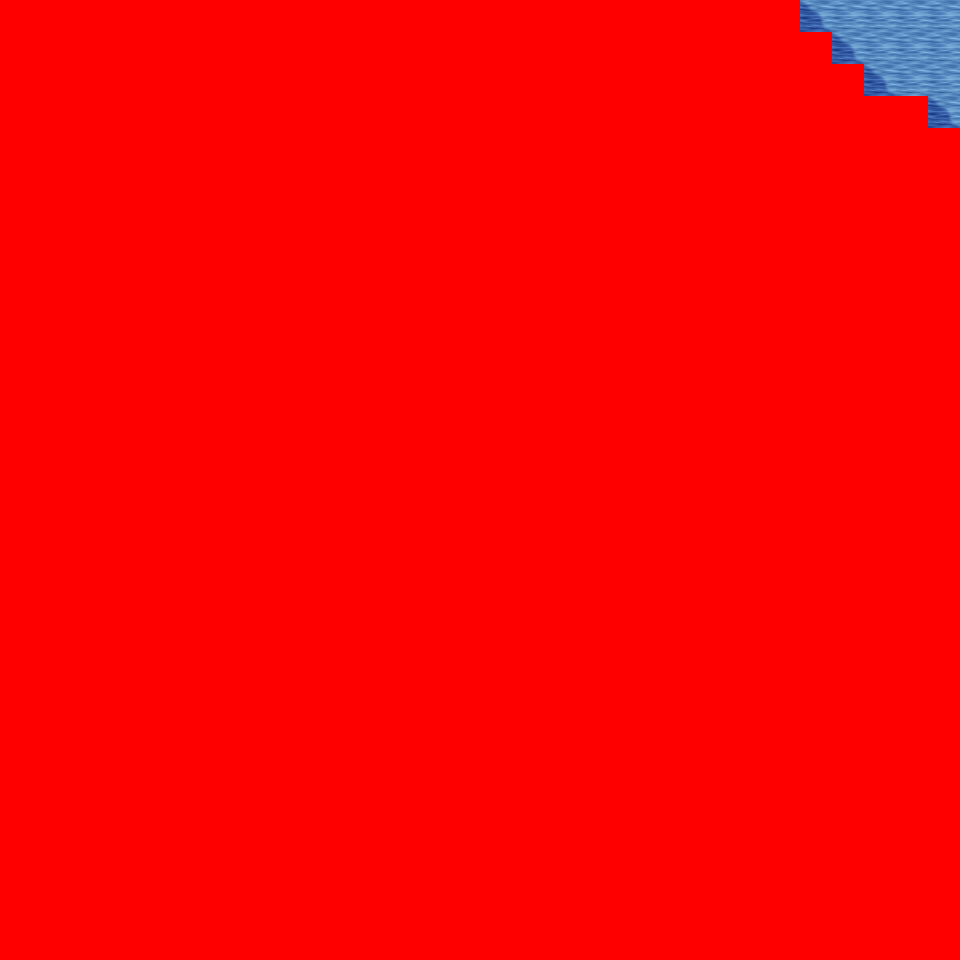

Below is a game level as drawn by its tile map, then a one-line description and the .tmx that defines it (tile-layer data replaced by summaries):
An orthogonal 30x30 tile map with 32x32 px tiles, 6 tile layers (Ground, Object, Object2, Above, ...), 37 tilesets and 2 objects (2x mapchange).

<map version="1.0" orientation="orthogonal" renderorder="right-down" width="30" height="30" tilewidth="32" tileheight="32" nextobjectid="3">
  <tileset firstgid="1" name="tileset_logic_collision" tilewidth="32" tileheight="32" tilecount="1" columns="1">
    <image source="../drawable/tileset_logic_collision.png" width="32" height="32" />
  </tileset>
  <tileset firstgid="2" name="tileset_ground_ground" tilewidth="32" tileheight="32" tilecount="33" columns="3">
    <image source="../drawable/tileset_ground_ground.png" width="96" height="352" />
  </tileset>
  <tileset firstgid="35" name="tileset_building_castle" tilewidth="32" tileheight="32" tilecount="320" columns="20">
    <image source="../drawable/tileset_building_castle.png" width="640" height="512" />
  </tileset>
  <tileset firstgid="355" name="tileset_item_weapon_cannon" tilewidth="32" tileheight="32" tilecount="12" columns="3">
    <image source="../drawable/tileset_item_weapon_cannon.png" width="96" height="128" />
  </tileset>
  <tileset firstgid="367" name="tileset_item_pot_barrels_1" tilewidth="32" tileheight="32" tilecount="8" columns="4">
    <image source="../drawable/tileset_item_pot_barrels_1.png" width="128" height="64" />
  </tileset>
  <tileset firstgid="375" name="tileset_ground_water_pool" tilewidth="32" tileheight="32" tilecount="72" columns="3">
    <image source="../drawable/tileset_ground_water_pool.png" width="96" height="768" />
  </tileset>
  <tileset firstgid="447" name="tileset_ground_earth_edges" tilewidth="32" tileheight="32" tilecount="18" columns="6">
    <image source="../drawable/tileset_ground_earth_edges.png" width="192" height="96" />
  </tileset>
  <tileset firstgid="465" name="tileset_ground_grass_edges" tilewidth="32" tileheight="32" tilecount="36" columns="12">
    <image source="../drawable/tileset_ground_grass_edges.png" width="384" height="96" />
  </tileset>
  <tileset firstgid="501" name="tileset_ground_grass_corners" tilewidth="32" tileheight="32" tilecount="24" columns="6">
    <image source="../drawable/tileset_ground_grass_corners.png" width="192" height="128" />
  </tileset>
  <tileset firstgid="525" name="tileset_plant_tree_tree_darkgreen" tilewidth="32" tileheight="32" tilecount="88" columns="8">
    <image source="../drawable/tileset_plant_tree_tree_darkgreen.png" width="256" height="352" />
  </tileset>
  <tileset firstgid="613" name="tileset_plant_stump_stump_vertical" tilewidth="32" tileheight="32" tilecount="1" columns="1">
    <image source="../drawable/tileset_plant_stump_stump_vertical.png" width="32" height="32" />
  </tileset>
  <tileset firstgid="614" name="tileset_building_decoration_pool" tilewidth="32" tileheight="32" tilecount="9" columns="3">
    <image source="../drawable/tileset_building_decoration_pool.png" width="96" height="96" />
  </tileset>
  <tileset firstgid="623" name="tileset_plant_vine" tilewidth="32" tileheight="32" tilecount="3" columns="1">
    <image source="../drawable/tileset_plant_vine.png" width="32" height="96" />
  </tileset>
  <tileset firstgid="626" name="tileset_plant_flower_leafy_daisy_red" tilewidth="32" tileheight="32" tilecount="8" columns="2">
    <image source="../drawable/tileset_plant_flower_leafy_daisy_red.png" width="64" height="128" />
  </tileset>
  <tileset firstgid="634" name="tileset_plant_flower_daisy_blue" tilewidth="32" tileheight="32" tilecount="8" columns="2">
    <image source="../drawable/tileset_plant_flower_daisy_blue.png" width="64" height="128" />
  </tileset>
  <tileset firstgid="642" name="tileset_plant_flower_daisy_white" tilewidth="32" tileheight="32" tilecount="8" columns="2">
    <image source="../drawable/tileset_plant_flower_daisy_white.png" width="64" height="128" />
  </tileset>
  <tileset firstgid="650" name="tileset_plant_flower_leafy_daisy_yellow" tilewidth="32" tileheight="32" tilecount="8" columns="2">
    <image source="../drawable/tileset_plant_flower_leafy_daisy_yellow.png" width="64" height="128" />
  </tileset>
  <tileset firstgid="658" name="tileset_plant_flower_foxgloves" tilewidth="32" tileheight="32" tilecount="4" columns="2">
    <image source="../drawable/tileset_plant_flower_foxgloves.png" width="64" height="64" />
  </tileset>
  <tileset firstgid="662" name="tileset_plant_tree_locust_tree" tilewidth="32" tileheight="32" tilecount="20" columns="4">
    <image source="../drawable/tileset_plant_tree_locust_tree.png" width="128" height="160" />
  </tileset>
  <tileset firstgid="682" name="tileset_furniture_chair_bench_iron" tilewidth="32" tileheight="32" tilecount="4" columns="2">
    <image source="../drawable/tileset_furniture_chair_bench_iron.png" width="64" height="64" />
  </tileset>
  <tileset firstgid="686" name="tileset_item_statue_seahorse" tilewidth="32" tileheight="32" tilecount="12" columns="4">
    <image source="../drawable/tileset_item_statue_seahorse.png" width="128" height="96" />
  </tileset>
  <tileset firstgid="698" name="tileset_building_decoration_chimney_brown_stacks" tilewidth="32" tileheight="32" tilecount="2" columns="1">
    <image source="../drawable/tileset_building_decoration_chimney_brown_stacks.png" width="32" height="64" />
  </tileset>
  <tileset firstgid="700" name="tileset_plant_flower_small_flower_bed_2" tilewidth="32" tileheight="32" tilecount="12" columns="3">
    <image source="../drawable/tileset_plant_flower_small_flower_bed_2.png" width="96" height="128" />
  </tileset>
  <tileset firstgid="712" name="tileset_plant_flower_flower_bed_1" tilewidth="32" tileheight="32" tilecount="35" columns="7">
    <image source="../drawable/tileset_plant_flower_flower_bed_1.png" width="224" height="160" />
  </tileset>
  <tileset firstgid="747" name="tileset_plant_flower_pointed_yellow" tilewidth="32" tileheight="32" tilecount="2" columns="2">
    <image source="../drawable/tileset_plant_flower_pointed_yellow.png" width="64" height="32" />
  </tileset>
  <tileset firstgid="749" name="tileset_plant_flower_red_white" tilewidth="32" tileheight="32" tilecount="16" columns="4">
    <image source="../drawable/tileset_plant_flower_red_white.png" width="128" height="128" />
  </tileset>
  <tileset firstgid="765" name="tileset_building_decoration_chimney" tilewidth="32" tileheight="32" tilecount="2" columns="1">
    <image source="../drawable/tileset_building_decoration_chimney.png" width="32" height="64" />
  </tileset>
  <tileset firstgid="767" name="tileset_furniture_light_lamp_blue" tilewidth="32" tileheight="32" tilecount="3" columns="1">
    <image source="../drawable/tileset_furniture_light_lamp_blue.png" width="32" height="96" />
  </tileset>
  <tileset firstgid="770" name="tileset_plant_tree_fall_trees" tilewidth="32" tileheight="32" tilecount="40" columns="8">
    <image source="../drawable/tileset_plant_tree_fall_trees.png" width="256" height="160" />
  </tileset>
  <tileset firstgid="810" name="tileset_plant_leaves" tilewidth="32" tileheight="32" tilecount="8" columns="4">
    <image source="../drawable/tileset_plant_leaves.png" width="128" height="64" />
  </tileset>
  <tileset firstgid="818" name="tileset_plant_flower_planted_containers" tilewidth="32" tileheight="32" tilecount="16" columns="4">
    <image source="../drawable/tileset_plant_flower_planted_containers.png" width="128" height="128" />
  </tileset>
  <tileset firstgid="834" name="tileset_building_decoration_banner" tilewidth="32" tileheight="32" tilecount="12" columns="1">
    <image source="../drawable/tileset_building_decoration_banner.png" width="32" height="384" />
  </tileset>
  <tileset firstgid="846" name="tileset_building_cottage" tilewidth="32" tileheight="32" tilecount="256" columns="16">
    <image source="../drawable/tileset_building_cottage.png" width="512" height="512" />
  </tileset>
  <tileset firstgid="1102" name="tileset_building_door_doors" tilewidth="32" tileheight="32" tilecount="256" columns="16">
    <image source="../drawable/tileset_building_door_doors.png" width="512" height="512" />
  </tileset>
  <tileset firstgid="1358" name="tileset_building_roof_thatched_roof" tilewidth="32" tileheight="32" tilecount="256" columns="16">
    <image source="../drawable/tileset_building_roof_thatched_roof.png" width="512" height="512" />
  </tileset>
  <tileset firstgid="1614" name="tileset_building_window_windows" tilewidth="32" tileheight="32" tilecount="256" columns="16">
    <image source="../drawable/tileset_building_window_windows.png" width="512" height="512" />
  </tileset>
  <tileset firstgid="1870" name="tileset_ground_ground_3" tilewidth="32" tileheight="32" tilecount="5" columns="5">
    <image source="../drawable/tileset_ground_ground_3.png" width="160" height="32" />
  </tileset>
  <layer name="Ground" width="30" height="30">
    <data>[900 cells, 240 non-empty, 4 distinct tile ids]</data>
  </layer>
  <layer name="Object" width="30" height="30">
    <data>[900 cells, 0 non-empty, 0 distinct tile ids]</data>
  </layer>
  <layer name="Object2" width="30" height="30">
    <data>[900 cells, 0 non-empty, 0 distinct tile ids]</data>
  </layer>
  <layer name="Above" width="30" height="30">
    <data>[900 cells, 0 non-empty, 0 distinct tile ids]</data>
  </layer>
  <layer name="Above2" width="30" height="30">
    <data>[900 cells, 0 non-empty, 0 distinct tile ids]</data>
  </layer>
  <layer name="Walkable" width="30" height="30">
    <data>[900 cells, 887 non-empty, 1 distinct tile ids]</data>
  </layer>
  <objectgroup name="MapEvents">
    <object id="1" name="north" type="mapchange" x="800" y="0" width="160" height="32">
      <properties>
        <property name="map" value="0_ados_mountain_n2_w2_x0_y3" />
        <property name="place" value="south" />
      </properties>
    </object>
    <object id="2" name="east" type="mapchange" x="928" y="0" width="32" height="128">
      <properties>
        <property name="map" value="0_ados_mountain_n2_w2_x1_y4" />
        <property name="place" value="west" />
      </properties>
    </object>
  </objectgroup>
</map>
